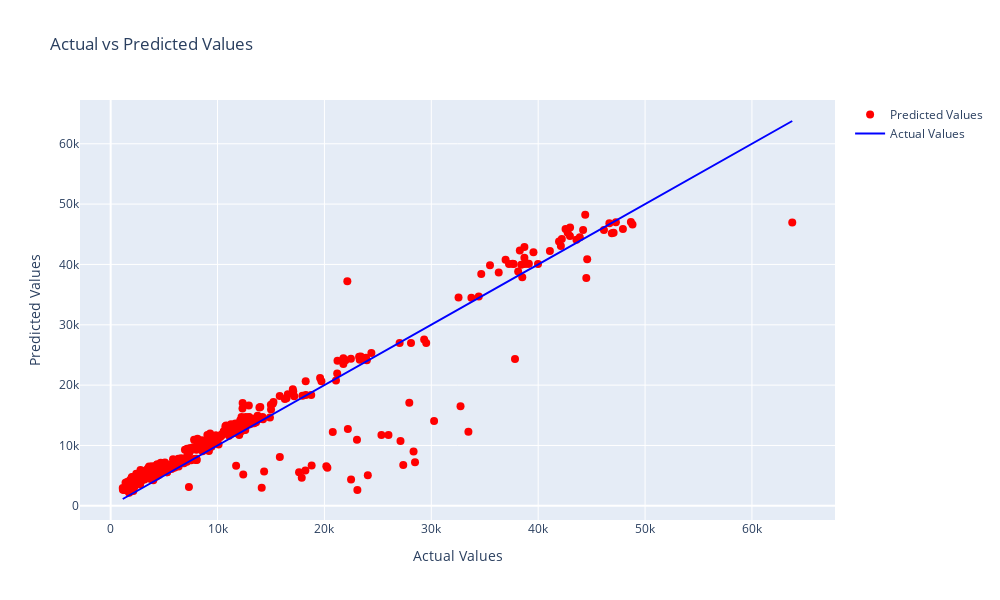

The notebook cell this image was saved under:
### Code cell
import plotly.graph_objects as go
# Create a scatter plot
fig = go.Figure()

# Add the predicted values
fig.add_trace(go.Scatter(x=y_test, y=y_test_pred, mode='markers', 
                         marker=dict(color='red', size=8), name='Predicted Values'))

# Add a line for perfect prediction
fig.add_trace(go.Scatter(x=y_test.sort_values(), y=y_test.sort_values(), mode='lines', 
                         line=dict(color='blue'), name='Actual Values'))

# Update the layout
fig.update_layout(xaxis_title='Actual Values', yaxis_title='Predicted Values', title='Actual vs Predicted Values',
                  width=1000, height=600)

# Show the plot
fig.show()

### Figure 1 — Plotly figure (JSON) as saved in the notebook; plotly's stock layout.template omitted (floating-point values rounded to 4 significant figures; data arrays with more than 128 entries replaced by an {"elided": "..."} marker saying what was removed)
{"data": [{"marker": {"color": "red", "size": 8}, "mode": "markers", "name": "Predicted Values", "type": "scatter", "x": {"elided": "402 float values"}, "y": {"elided": "402 float values"}}, {"line": {"color": "blue"}, "mode": "lines", "name": "Actual Values", "type": "scatter", "x": {"elided": "402 float values"}, "y": {"elided": "402 float values"}}], "layout": {"height": 600, "title": {"text": "Actual vs Predicted Values"}, "width": 1000, "xaxis": {"title": {"text": "Actual Values"}}, "yaxis": {"title": {"text": "Predicted Values"}}}}
